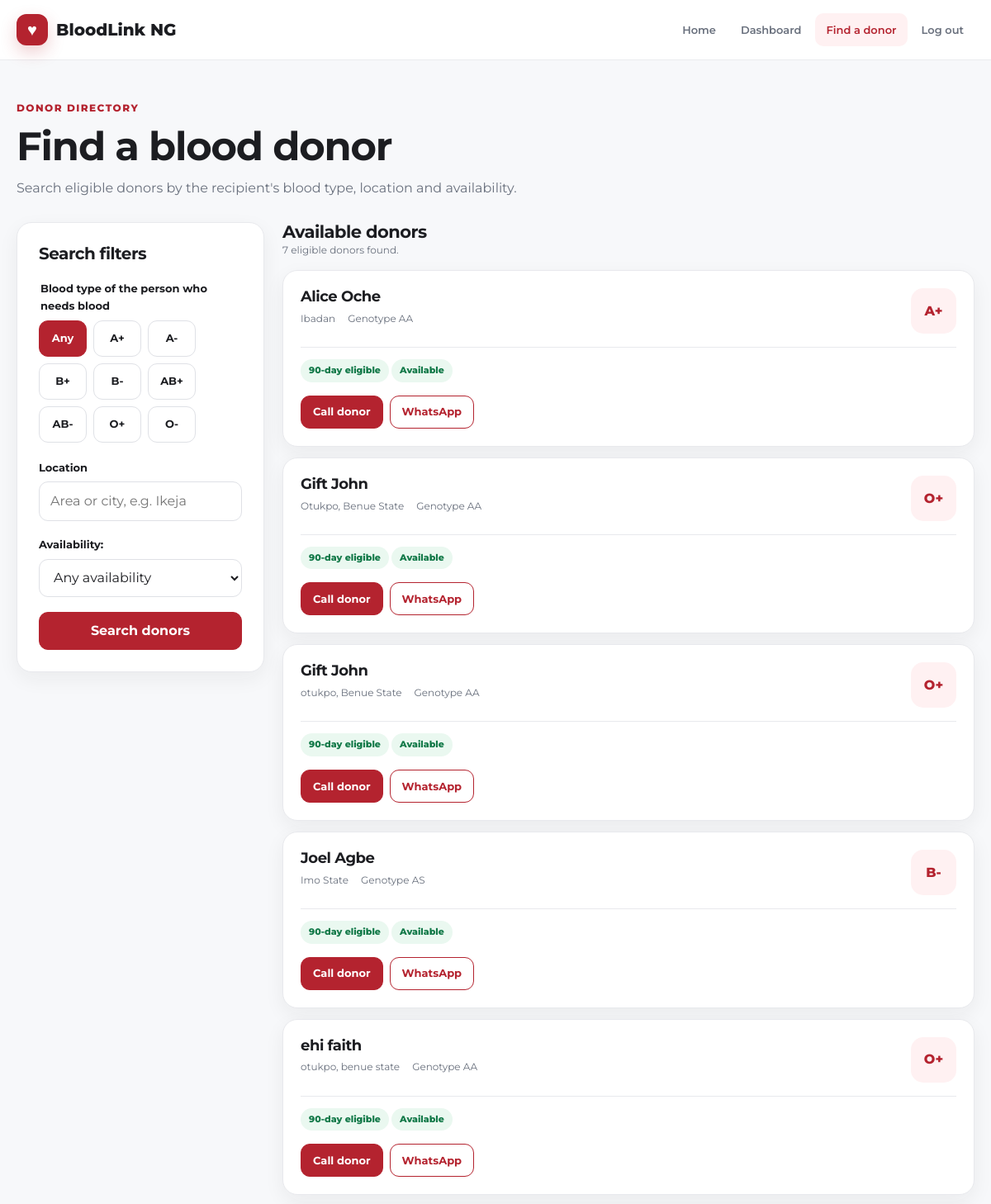
Before: /search/ (signed in, upper part) with the older database file.
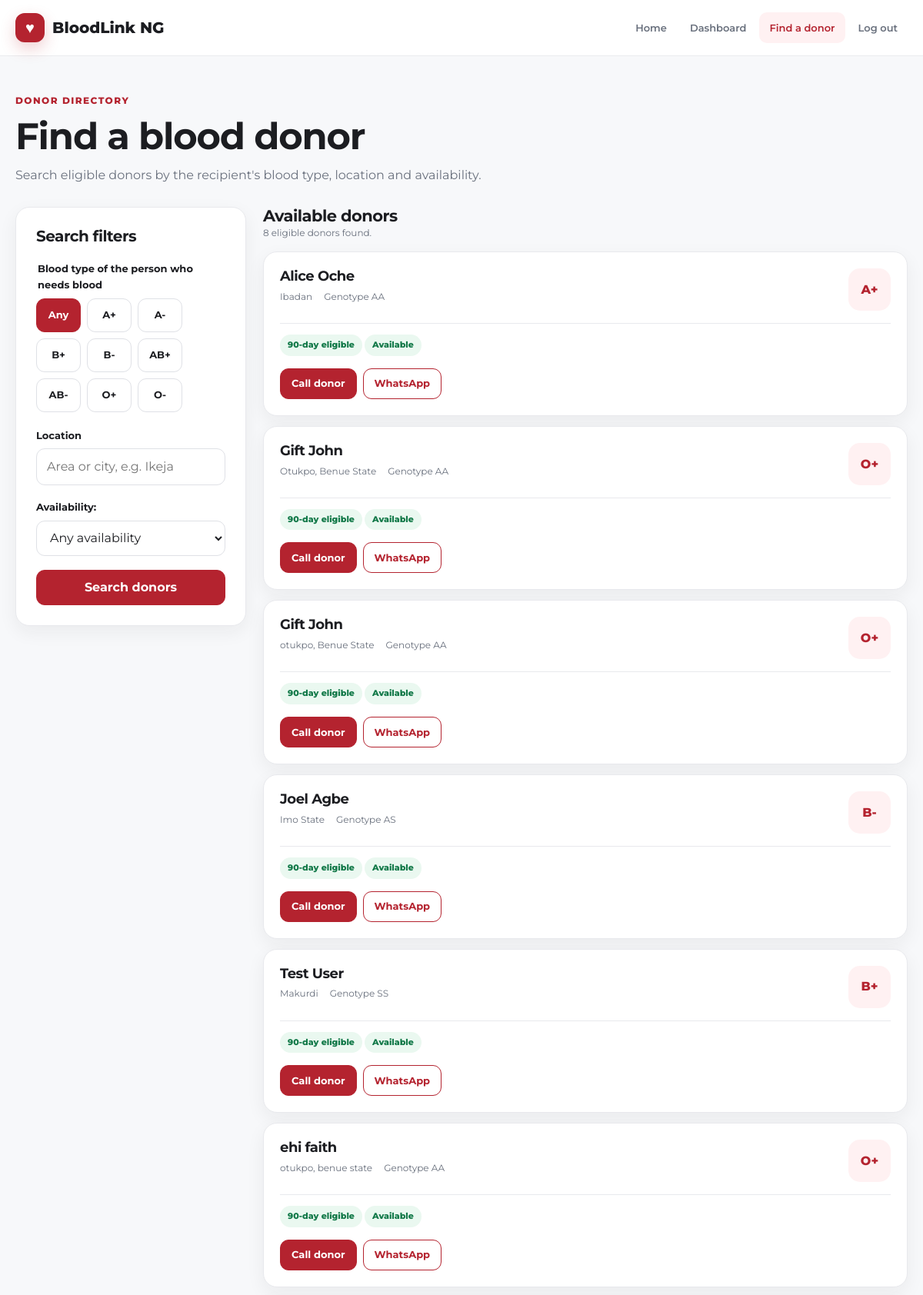
After: the same page with the newer database file.
### donors/models.py (models this page shows, shortened)
class Donor(models.Model):
    user = models.OneToOneField(
        settings.AUTH_USER_MODEL,
        null=True,
        blank=True,
        on_delete=models.CASCADE,
        related_name="donor",
    )
    name = models.CharField(max_length=100)
    blood_type = models.CharField(max_length=3)
    genotype = models.CharField(max_length=2)
    location = models.CharField(max_length=200)
    phone = models.CharField(max_length=20)
    last_donation = models.DateField(null=True, blank=True)
    availability = models.BooleanField(default=True)
    @property
    def tel_phone(self):
        raw = (self.phone or "").strip()
        if not raw:
            return ""
        digits = re.sub(r"\D", "", raw)
        if not digits:
            return ""
        return f"+{digits}" if raw.startswith("+") else digits
    @property
    def whatsapp_phone(self):
        digits = re.sub(r"\D", "", self.phone or "")
        if not digits:
            return ""
        if digits.startswith("0"):
            return "234" + digits[1:]
        return digits
    def whatsapp_url(self, recipient_type=""):
        number = self.whatsapp_phone
        if not number:
            return ""
        need = f"{recipient_type} blood" if recipient_type else "blood"
        text = (
            f"Hello {self.name}, I found you on BloodLink NG. "
            f"Someone needs {need}. Are you able to donate?"
        )
        return f"https://wa.me/{number}?text={quote(text)}"

### donors/views.py (the view, shortened to what this page needs)
# urls.py: path("search/", search_donors, name="search_donors"),
@login_required(login_url="login")
def search_donors(request):
    form = DonorSearchForm(request.GET or None)
    donors = Donor.objects.all()
    recipient_type = ""
    ninety_days_ago = date.today() - timedelta(days=90)
    donors = donors.filter(
        Q(last_donation__isnull=True)
        | Q(last_donation__lte=ninety_days_ago)
    )
    me = current_donor(request)
    if me is not None:
        donors = donors.exclude(pk=me.pk)
    if recipient_type:
        donors = donors.annotate(
            type_rank=Case(
                When(blood_type=recipient_type, then=Value(0)),
                default=Value(1),
                output_field=IntegerField(),
            )
        ).order_by("-availability", "type_rank", "name")
    else:
        donors = donors.order_by("-availability", "name")
    donors = list(donors)
    for donor in donors:
        donor.wa_url = donor.whatsapp_url(recipient_type)
    return render(request, "donors/search.html", {
        "form": form,
        "donors": donors,
        "recipient_type": recipient_type,
        "compatible_types": compatible_donor_types(recipient_type),
        "searched": bool(request.GET),
        "ninety_days_ago": ninety_days_ago,
    })

### donors/forms.py
class DonorSearchForm(ControlMixin, forms.Form):
    blood_type = forms.ChoiceField(
        label="Blood type of the person who needs blood",
        help_text=(
            "We list donors whose blood the patient can safely receive. "
            "Choose \"Any\" to list every eligible donor without checking "
            "compatibility."
        ),
        choices=[("", "Any")] + [(t, t) for t in ALL_BLOOD_TYPES],
        initial="",
        required=False,
        widget=forms.RadioSelect,
    )
    location = forms.CharField(
        max_length=200,
        required=False,
        label="Location",
        widget=forms.TextInput(attrs={
            "placeholder": "Area or city, e.g. Ikeja",
        }),
    )
    availability = forms.ChoiceField(
        choices=[
            ("", "Any availability"),
            ("True", "Available"),
            ("False", "Not available"),
        ],
        required=False,
        label="Availability"
    )

### donors/compatibility.py (called while the page is built)
def compatible_donor_types(recipient_type):
    if not recipient_type:
        return []
    return COMPATIBILITY.get(recipient_type, [])

### donors/templates/donors/search.html (shortened to what this page needs)
{% extends "donors/base.html" %}
{% block content %}
<main class="page">
<div class="container">
  <div class="page-head">
    <div class="eyebrow">Donor directory</div>
    <h1>Find a blood donor</h1>
    <p>Search eligible donors by the recipient's blood type, location and availability.</p>
  </div>
  <div class="search-layout">
    <aside class="card search-filters">
      <h2 style="font-size:20px;margin-bottom:20px">Search filters</h2>
      <form method="GET">
        {% include "donors/choice_group.html" with field=form.blood_type %}
        {% include "donors/_field.html" with field=form.location %}
        <div class="field">{{ form.availability.label_tag }}{{ form.availability }}</div>
        <button class="btn btn-block" type="submit">Search donors</button>
      </form>
    </aside>
    <section>
      <div class="results-head">
        <div><h2>Available donors</h2><p>{% if donors %}{{ donors|length }} eligible donor{{ donors|length|pluralize }} found.{% else %}No matching donors found.{% endif %}</p></div>
      </div>
      <div class="donor-list">
      {% for donor in donors %}
        <article class="card donor-card">
          <div class="donor-card-head">
            <div><h3 class="donor-name">{{ donor.name }}</h3><div class="donor-meta"><span>{{ donor.location }}</span><span>Genotype {{ donor.genotype }}</span></div></div>
            <div class="blood-badge">{{ donor.blood_type }}</div>
          </div>
          <div class="donor-status">
            <span class="pill pill-ok">90-day eligible</span>
            {% if donor.availability %}<span class="pill pill-ok">Available</span>{% else %}<span class="pill pill-off">Not available</span>{% endif %}
          </div>
          <div class="donor-actions">
            {% if donor.tel_phone %}<a class="btn btn-sm" href="tel:{{ donor.tel_phone }}">Call donor</a>{% endif %}
            {% if donor.wa_url %}<a class="btn btn-sm btn-ghost" href="{{ donor.wa_url }}" target="_blank" rel="noopener">WhatsApp</a>{% endif %}
          </div>
        </article>
      {% empty %}
        <div class="card empty-state"><div class="drop">⌕</div><h3>No donors matched</h3><p class="muted" style="margin:8px auto 18px;max-width:500px">Try another blood type, location or availability filter.</p><a class="btn btn-ghost" href="{% url 'search_donors' %}">Clear filters</a></div>
      {% endfor %}
      </div>
    </section>
  </div>
</div>
</main>
{% endblock %}

Changed rows visible on the page:
added Donor: name "Test User", location "Makurdi", genotype "SS", blood_type "B+", availability "Available"
Other visible differences:
{{ donors|length }}: "7" → "8"
